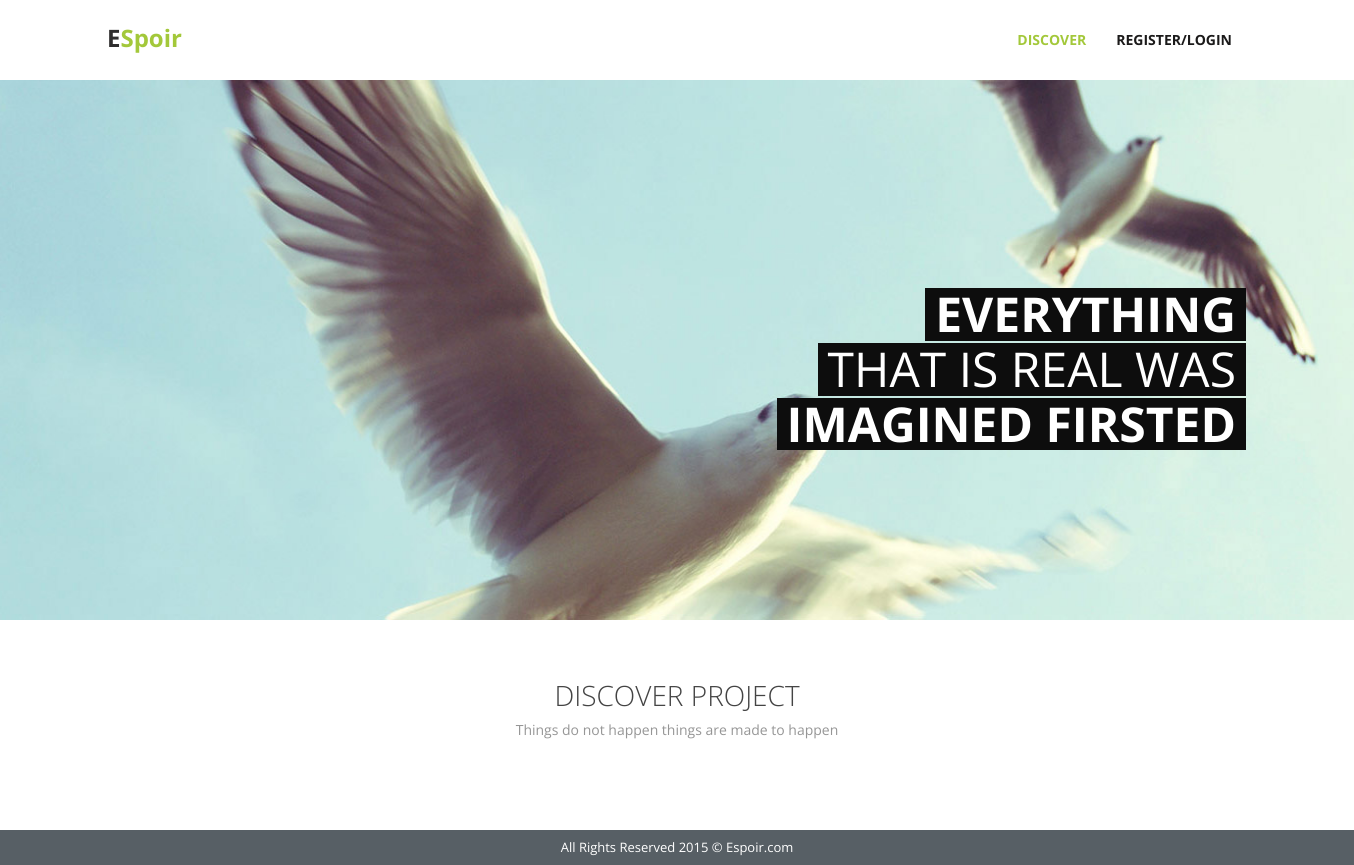
Before: / with the older database file.
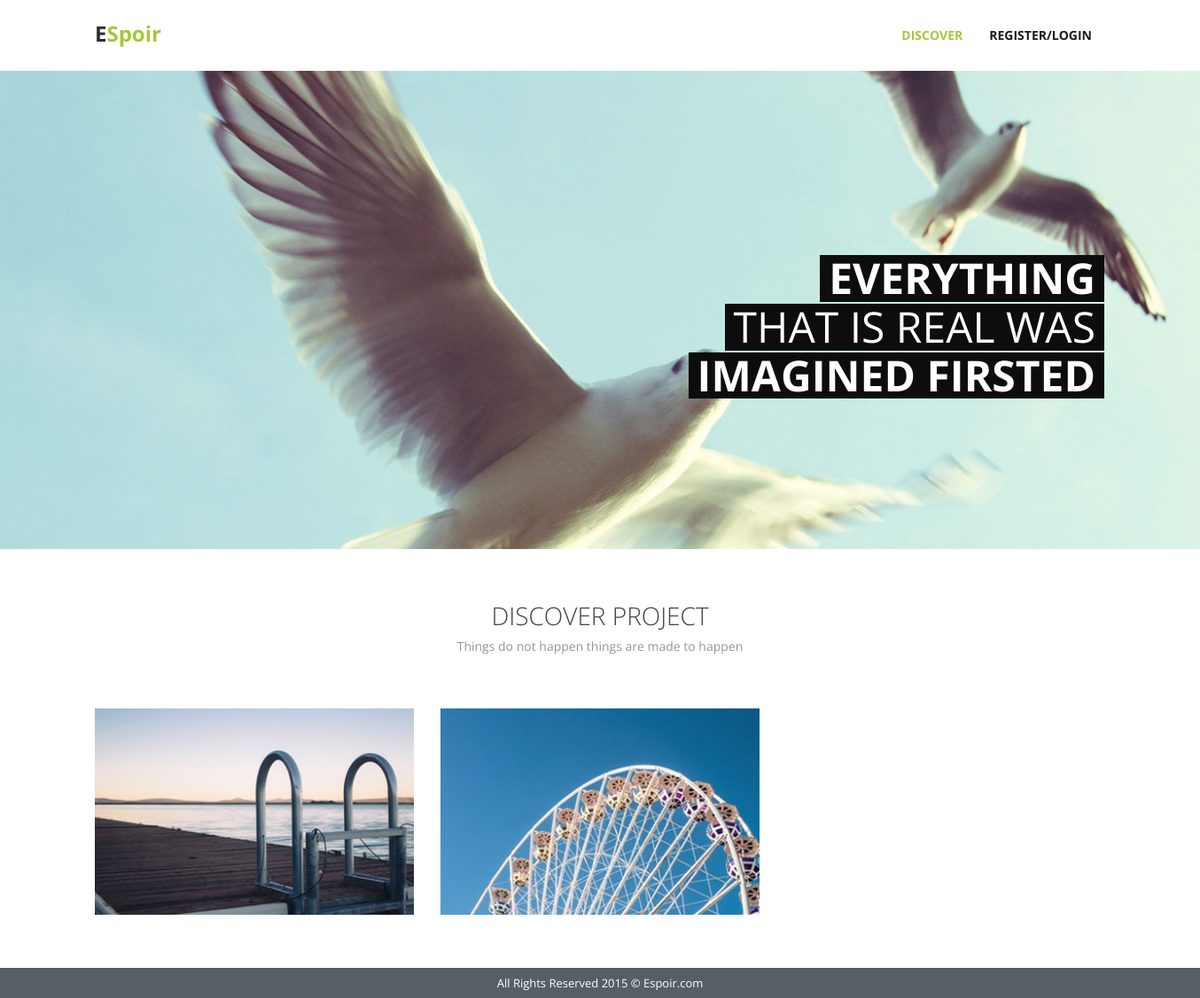
After: the same page with the newer database file.
### tables this page shows
CREATE TABLE IF NOT EXISTS `project` (
  `projectID` int(11) NOT NULL,
  `userEmail` varchar(255) NOT NULL,
  `title` varchar(255) NOT NULL,
  `description` text NOT NULL,
  `fileSrc` longblob,
  `startDate` date NOT NULL,
  `endDate` date NOT NULL,
  `categories` varchar(255) NOT NULL,
  `currency` varchar(255) NOT NULL DEFAULT 'SGD',
  `picName` varchar(5000) NOT NULL
);

### index.php (the view, shortened to what this page needs)
<!DOCTYPE html>
<html lang="en">
<head>
    <link href="css/bootstrap.css" rel="stylesheet">
    <link href="//maxcdn.bootstrapcdn.com/font-awesome/4.2.0/css/font-awesome.min.css" rel="stylesheet">
    <link href="css/responsiveslides.css" rel="stylesheet">
    <link href="css/style.css" rel="stylesheet">
</head>
<body data-responsejs='{ "create": [ { "prop": "width", "breakpoints": [0, 320, 481, 641, 961, 1025, 1281, 1400] }]}'>
    <div class="wrapper">
        <div class="container">
            <nav class="navbar navbar-default">
                <div class="container-fluid">
                    <div class="navbar-header">
                        <a class="navbar-brand" href="#">E<span>Spoir</span></a>
                    </div>
                    <div class="collapse navbar-collapse pull-right" id="bs-example-navbar-collapse-1">
                        <ul class="nav navbar-nav">
                            <li class="active"><a href="index.php">Discover <span class="sr-only">(current)</span></a></li>
                            <li><a href="loginreg.php">Register/Login</a></li>
                        </ul>
                    </div>
                </div>
            </nav>
        </div>
    </div>
    <div class="slider">
        <div class="rslides_container">
            <ul class="rslides">
                <li>
                    <img src="img/slider_medium.jpg" data-min-width-1400="img/slider.jpg" alt="">
                    <div class="container">
                        <div class="caption">
                            <h1>everything</h1>
                            <h1><span>that is real was</span></h1>
                            <h1>imagined firsted</h1>
                        </div>
                    </div>
                </li>
            </ul>
        </div>
    </div>
    <div class="container">
        <div class="our-works">
            <div class="header-intro">
                <h2>Discover Project</h2>
                <p>Things do not happen things are made to happen</p>
            </div>
            <?php
            include("db.php");
            $sql = "SELECT title, projectID, categories FROM project";
            $result = mysqli_query($mysqli, $sql);
            if (mysqli_num_rows($result)>0) {
            $i = 1;
            	while($row = mysqli_fetch_assoc($result)) {
		        echo "<div class="."col-sm-4".">
                <div class="."portfolio-img-wrap".">
                  <img src="."img/portfolio$i.jpg".">
                  <div class="."caption-container".">
                   <div class="."portfolio-caption".">
                       <h5><a href="."displayProjectPublic.php?id=".$row["projectID"].">".$row["title"]."</a></h5>
                       <p>- &nbsp; ".$row["categories"]."</p>
                   </div>
               </div>
               </div>
		        </div>";
		        $i++;
	        }
        } else {
        }
            ?>
        </div>
    </div>
    <div class="copyright">
        <div class="container">
            <p>All Rights Reserved 2015 &copy; Espoir.com</p>
        </div>
    </div>
</body>
</html>

### css/responsiveslides.css (style rules this page uses)
.rslides { position: relative; list-style: none; overflow: hidden; width: 100%; padding: 0; margin: 0; }
.rslides li { -webkit-backface-visibility: hidden; position: absolute; display: none; width: 100%; left: 0; top: 0; }
.rslides li:first-child { position: relative; display: block; float: left; }
.rslides img { display: block; height: auto; float: left; width: 100%; border: 0; }
.caption { position: absolute; bottom: 0; right: 0; padding: 15px; text-align: center; top: 192px; display: inline-block; height: 200px; }

### css/style.css (style rules this page uses)
* { font-family: 'Open Sans', sans-serif; }
.wrapper { width: 100%; margin: 0 auto; }
@media (min-width:1200px) { .wrapper { width: 1344px; margin: 0 auto; } }
@media (min-width:1200px) { .container { padding: 0; position: relative; } }
@media (min-width:1200px) { div#bs-example-navbar-collapse-1 { padding-right: 0; } }
a, a:hover, a:focus { text-decoration: none; }
img { vertical-align: middle; width: 100%; }
h2 { font-size: 28px; font-weight: 300; text-transform: uppercase; color: #444444; margin-top: 60px; }
p { color: #969696; font-size: 13px; }
.navbar-brand span { color: #A3C83A; }
a.navbar-brand { color: #2f2e2e !important; font-weight: bold; font-size: 24px; padding-top: 28px; }
.navbar { margin-bottom: 0; }
.navbar-default .navbar-nav > .active > a, .navbar-default .navbar-nav > .active > a:hover, .navbar-default .navbar-nav > .active > a:focus { background-color: inherit; color: #A3C83A; }
.navbar-default .navbar-nav > li > a { font-size: 14px; font-weight: bold; color: #1b1a1a ; text-transform: uppercase; padding-top: 30px; padding-bottom: 30px; }
.caption h1 { background: #0d0d0d; font-weight: bold; font-size: 48px; text-align: right; color: white; display: table; clear: both; float: right; margin: 1px; padding: 0px 10px; text-transform: uppercase; }
h1 span { color: white; font-weight: 400; }
.navbar-default { background-color: inherit; border: none; }
.header-intro { text-align: center; }
.header-intro p { margin-bottom: 60px; font-size: 14px; text-align: center !important; }
.our-works img { margin-bottom: 30px; }
.our-works > div { position: relative; }
.copyright .container p { color: white; text-align: center; margin: 8px; }
.copyright { background: #575F65; }
.our-works { padding-bottom: 30px; }

Changed rows visible on the page:
added project: shows a picture
added project: shows a picture
